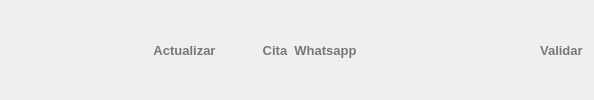
       <widget class="QWidget" name="widget_buttons" native="true">
        <property name="font">
         <font>
          <family>Bradley Hand ITC</family>
         </font>
        </property>
        <layout class="QHBoxLayout" name="horizontalLayout_27">
         <property name="leftMargin">
          <number>20</number>
         </property>
         <property name="topMargin">
          <number>0</number>
         </property>
         <property name="rightMargin">
          <number>0</number>
         </property>
         <property name="bottomMargin">
          <number>0</number>
         </property>
         <item>
          <widget class="QLabel" name="l_logo">
           <property name="maximumSize">
            <size>
             <width>61</width>
             <height>38</height>
            </size>
           </property>
           <property name="font">
            <font>
             <family>Bookshelf Symbol 7</family>
            </font>
           </property>
           <property name="toolTip">
            <string>&lt;html&gt;&lt;head/&gt;&lt;body&gt;&lt;p&gt;Click para ver logo, el cual quedara impreso en la esquina superior derecha de las documentos PDF creados&lt;/p&gt;&lt;/body&gt;&lt;/html&gt;</string>
           </property>
           <property name="text">
            <string/>
           </property>
           <property name="pixmap">
            <pixmap resource="assets.qrc">:/icons/cabb.png</pixmap>
           </property>
           <property name="scaledContents">
            <bool>true</bool>
           </property>
          </widget>
         </item>
         <item>
          <spacer name="horizontalSpacer_5">
           <property name="font">
            <font>
             <family>Bradley Hand ITC</family>
            </font>
           </property>
           <property name="orientation">
            <enum>Qt::Horizontal</enum>
           </property>
           <property name="sizeHint" stdset="0">
            <size>
             <width>40</width>
             <height>20</height>
            </size>
           </property>
          </spacer>
         </item>
         <item>
          <spacer name="horizontalSpacer_39">
           <property name="orientation">
            <enum>Qt::Horizontal</enum>
           </property>
           <property name="sizeHint" stdset="0">
            <size>
             <width>40</width>
             <height>20</height>
            </size>
           </property>
          </spacer>
         </item>
         <item>
          <spacer name="horizontalSpacer_6">
           <property name="font">
            <font>
             <family>Bradley Hand ITC</family>
            </font>
           </property>
           <property name="orientation">
            <enum>Qt::Horizontal</enum>
           </property>
           <property name="sizeHint" stdset="0">
            <size>
             <width>40</width>
             <height>20</height>
            </size>
           </property>
          </spacer>
         </item>
         <item>
          <widget class="QPushButton" name="pb_update_server_info">
           <property name="enabled">
            <bool>false</bool>
           </property>
           <property name="minimumSize">
            <size>
             <width>0</width>
             <height>50</height>
            </size>
           </property>
           <property name="font">
            <font>
             <family>Segoe UI</family>
             <pointsize>10</pointsize>
             <weight>75</weight>
             <bold>true</bold>
            </font>
           </property>
           <property name="styleSheet">
            <string notr="true">QPushButton{
	border-radius: 6px;
	color:rgb(120, 120, 120);
}
QPushButton:hover:!pressed{
	  background-color: #EEEEEE; 
}</string>
           </property>
           <property name="text">
            <string>Actualizar</string>
           </property>
           <property name="icon">
            <iconset resource="assets.qrc">
             <normaloff>:/icons/update.png</normaloff>:/icons/update.png</iconset>
           </property>
           <property name="iconSize">
            <size>
             <width>50</width>
             <height>28</height>
            </size>
           </property>
           <property name="flat">
            <bool>true</bool>
           </property>
          </widget>
         </item>
         <item>
          <spacer name="horizontalSpacer_37">
           <property name="orientation">
            <enum>Qt::Horizontal</enum>
           </property>
           <property name="sizeHint" stdset="0">
            <size>
             <width>40</width>
             <height>20</height>
            </size>
           </property>
          </spacer>
         </item>
         <item>
          <widget class="QPushButton" name="pb_agregar_cita">
           <property name="minimumSize">
            <size>
             <width>0</width>
             <height>50</height>
            </size>
           </property>
           <property name="font">
            <font>
             <family>Segoe UI</family>
             <pointsize>10</pointsize>
             <weight>75</weight>
             <bold>true</bold>
            </font>
           </property>
           <property name="styleSheet">
            <string notr="true">QPushButton{
	border-radius: 6px;
	color:rgb(120, 120, 120);
}
QPushButton:hover:!pressed{
	  background-color: #EEEEEE; 
}</string>
           </property>
           <property name="text">
            <string>Cita</string>
           </property>
           <property name="icon">
            <iconset resource="assets.qrc">
             <normaloff>:/icons/calendar.png</normaloff>:/icons/calendar.png</iconset>
           </property>
           <property name="iconSize">
            <size>
             <width>50</width>
             <height>25</height>
            </size>
           </property>
           <property name="flat">
            <bool>true</bool>
           </property>
          </widget>
         </item>
         <item>
          <widget class="QPushButton" name="pb_enviar_mensaje">
           <property name="minimumSize">
            <size>
             <width>0</width>
             <height>50</height>
            </size>
           </property>
           <property name="font">
            <font>
             <family>Segoe UI</family>
             <pointsize>10</pointsize>
             <weight>75</weight>
             <bold>true</bold>
            </font>
           </property>
           <property name="styleSheet">
            <string notr="true">QPushButton{
	border-radius: 6px;
	color:rgb(120, 120, 120);
}
QPushButton:hover:!pressed{
	  background-color: #EEEEEE; 
}</string>
           </property>
           <property name="text">
            <string>Whatsapp</string>
           </property>
           <property name="icon">
            <iconset resource="assets.qrc">
             <normaloff>:/icons/whatsapp.png</normaloff>:/icons/whatsapp.png</iconset>
           </property>
           <property name="iconSize">
            <size>
             <width>50</width>
             <height>25</height>
            </size>
           </property>
           <property name="flat">
            <bool>true</bool>
           </property>
          </widget>
         </item>
         <item>
          <spacer name="horizontalSpacer_38">
           <property name="orientation">
            <enum>Qt::Horizontal</enum>
           </property>
           <property name="sizeHint" stdset="0">
            <size>
             <width>40</width>
             <height>20</height>
            </size>
           </property>
          </spacer>
         </item>
         <item>
          <widget class="MyLabelMenuChildAnimated" name="l_opciones_pdf">
           <property name="font">
            <font>
             <family>Bradley Hand ITC</family>
            </font>
           </property>
           <property name="toolTip">
            <string>&lt;html&gt;&lt;head/&gt;&lt;body&gt;&lt;p&gt;Abrir opciones de PDF&lt;/p&gt;&lt;/body&gt;&lt;/html&gt;</string>
           </property>
           <property name="text">
            <string/>
           </property>
           <property name="pixmap">
            <pixmap resource="assets.qrc">:/icons/opciones_pdf.png</pixmap>
           </property>
           <property name="scaledContents">
            <bool>true</bool>
           </property>
          </widget>
         </item>
         <item>
          <spacer name="horizontalSpacer">
           <property name="font">
            <font>
             <family>Bradley Hand ITC</family>
            </font>
           </property>
           <property name="orientation">
            <enum>Qt::Horizontal</enum>
           </property>
           <property name="sizeHint" stdset="0">
            <size>
             <width>40</width>
             <height>20</height>
            </size>
           </property>
          </spacer>
         </item>
         <item>
          <spacer name="horizontalSpacer_40">
           <property name="orientation">
            <enum>Qt::Horizontal</enum>
           </property>
           <property name="sizeHint" stdset="0">
            <size>
             <width>40</width>
             <height>20</height>
            </size>
           </property>
          </spacer>
         </item>
         <item>
          <spacer name="horizontalSpacer_4">
           <property name="font">
            <font>
             <family>Bradley Hand ITC</family>
            </font>
           </property>
           <property name="orientation">
            <enum>Qt::Horizontal</enum>
           </property>
           <property name="sizeHint" stdset="0">
            <size>
             <width>40</width>
             <height>20</height>
            </size>
           </property>
          </spacer>
         </item>
         <item>
          <widget class="QPushButton" name="pb_cerrar_tarea">
           <property name="minimumSize">
            <size>
             <width>0</width>
             <height>50</height>
            </size>
           </property>
           <property name="font">
            <font>
             <family>Segoe UI</family>
             <pointsize>10</pointsize>
             <weight>75</weight>
             <bold>true</bold>
            </font>
           </property>
           <property name="styleSheet">
            <string notr="true">QPushButton{
	border-radius: 6px;
	color:rgb(120, 120, 120);
}
QPushButton:hover:!pressed{
	  background-color: #EEEEEE; 
}</string>
           </property>
           <property name="text">
            <string> Validar   </string>
           </property>
           <property name="icon">
            <iconset resource="assets.qrc">
             <normaloff>:/icons/accept.png</normaloff>:/icons/accept.png</iconset>
           </property>
           <property name="iconSize">
            <size>
             <width>50</width>
             <height>25</height>
            </size>
           </property>
           <property name="flat">
            <bool>true</bool>
           </property>
          </widget>
         </item>
        </layout>
       </widget>
